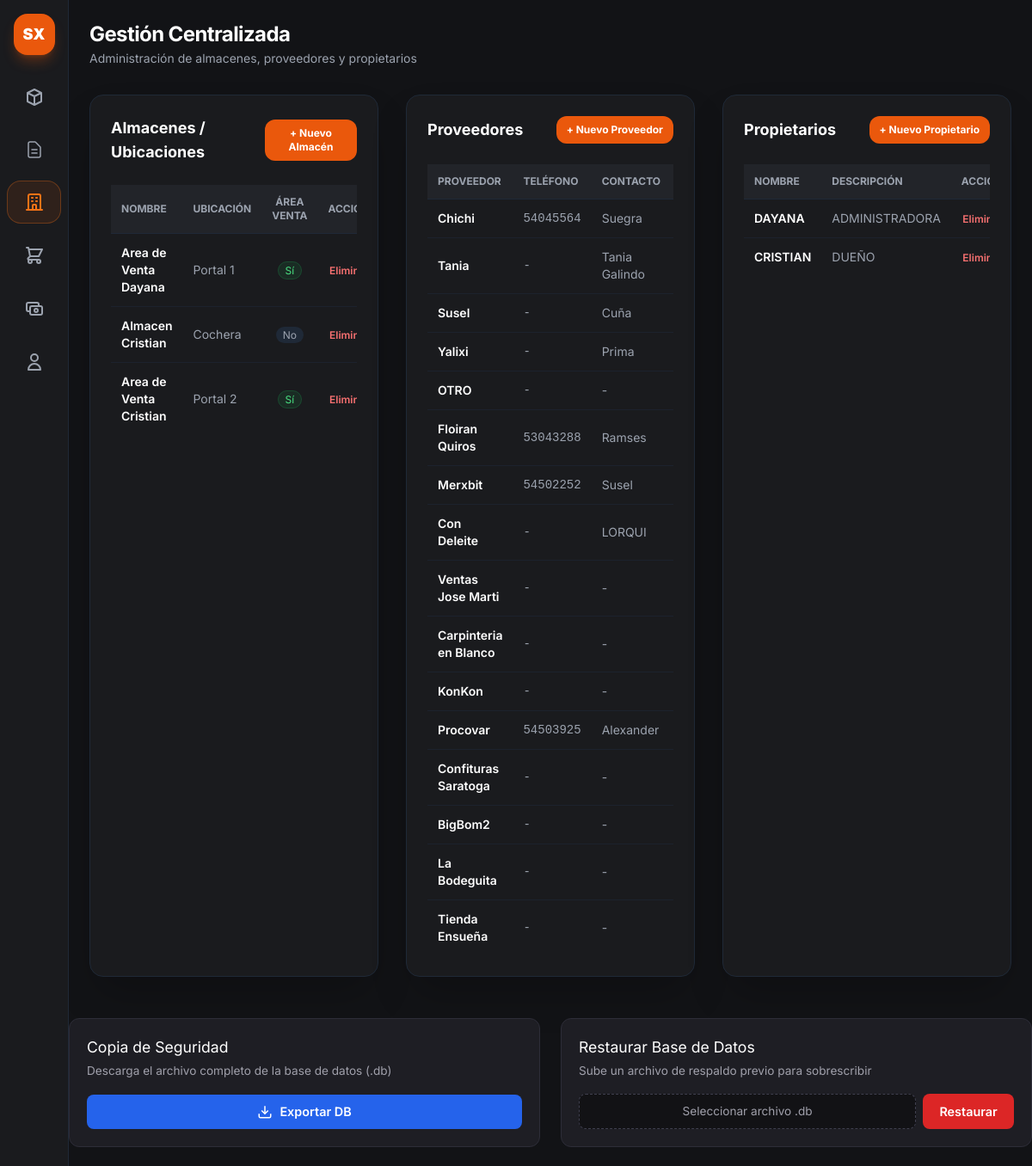
Before: /admin/gestion-entidades (signed in, upper part) with the older database file.
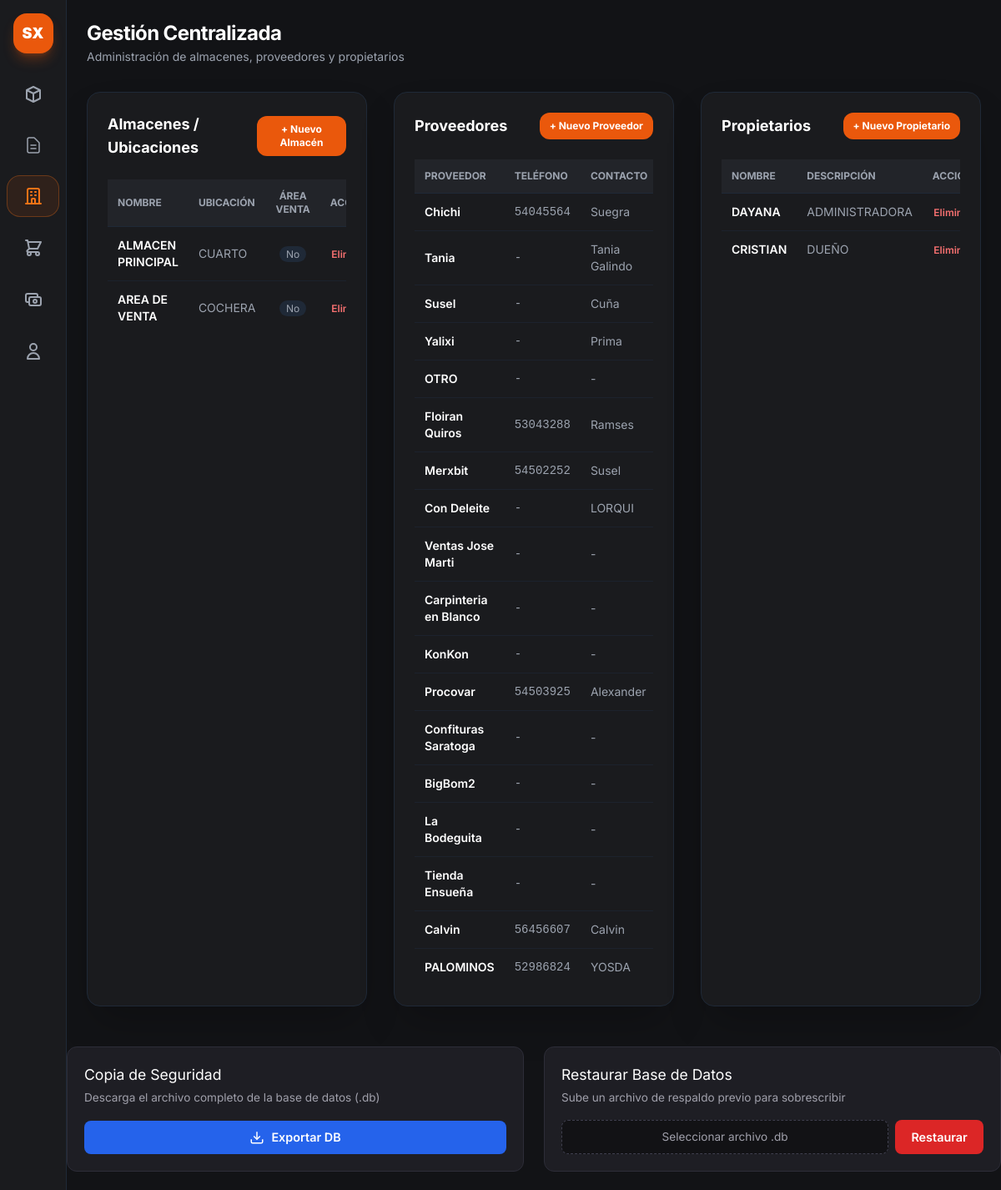
After: the same page with the newer database file.
### app.py (models this page shows)
class Almacen(db.Model):
    __tablename__ = 'almacenes'
    id = db.Column(db.Integer, primary_key=True)
    nombre = db.Column(db.String(100), nullable=False, unique=True)
    ubicacion = db.Column(db.String(150), nullable=True)
    es_area_venta = db.Column(db.Boolean, default=False)
    stocks = db.relationship('StockAlmacen', backref='almacen', cascade="all, delete-orphan", lazy=True)

class Proveedor(db.Model):
    __tablename__ = 'proveedores'
    id = db.Column(db.Integer, primary_key=True)
    nombre = db.Column(db.String(100), nullable=False, unique=True)
    telefono = db.Column(db.String(30), nullable=True)
    contacto = db.Column(db.String(100), nullable=True)

class Propietario(db.Model):
    __tablename__ = 'propietarios'
    id = db.Column(db.Integer, primary_key=True)
    nombre = db.Column(db.String(100), nullable=False, unique=True)
    descripcion = db.Column(db.String(200))
    productos = db.relationship('Producto', backref='propietario', lazy=True)

### app.py (the view)
@app.route('/admin/gestion-entidades', methods=['GET'])
def vista_gestion_entidades():
    if 'user' not in session or session.get('rol') != 'admin':
        return redirect(url_for('login'))
    almacenes = Almacen.query.all()
    proveedores = Proveedor.query.all()
    tipos_operacion = TipoOperacion.query.all()
    conceptos = ConceptoMovimiento.query.all()
    propietarios = Propietario.query.all()
    return render_template(
        'admin_gestion.html',
        almacenes=almacenes,
        proveedores=proveedores,
        tipos_operacion=tipos_operacion,
        conceptos=conceptos,
        propietarios = propietarios
    )

### templates/admin_gestion.html (shortened to what this page needs)
{% extends "base.html" %}
{% block content %}
<main class="p-6 space-y-8 flex-1">
    <header class="flex justify-between items-center">
        <div>
            <h1 class="text-2xl font-bold text-white tracking-tight">Gestión Centralizada</h1>
            <p class="text-sm text-gray-400 mt-0.5">Administración de almacenes, proveedores y propietarios
            </p>
        </div>
    </header>
    <div class="grid grid-cols-1 lg:grid-cols-3 gap-8">
        <section class="bg-[#1a1b1e] border border-gray-800 rounded-2xl p-6 shadow-2xl flex flex-col justify-between">
            <div>
                <div class="flex justify-between items-center mb-6">
                    <h2 class="text-lg font-bold text-white">Almacenes / Ubicaciones</h2>
                    <button onclick="abrirModalAlmacen()"
                        class="px-3 py-2 bg-orange-600 hover:bg-orange-500 text-white text-xs font-bold rounded-xl transition">
                        + Nuevo Almacén
                    </button>
                </div>
                <div class="overflow-x-auto">
                    <table class="w-full text-left border-collapse text-sm">
                        <thead>
                            <tr
                                class="border-b border-gray-800 text-xs font-semibold text-gray-400 uppercase bg-[#222429]">
                                <th class="p-3">Nombre</th>
                                <th class="p-3">Ubicación</th>
                                <th class="p-3 text-center">Área Venta</th>
                                <th class="p-3 text-right">Acción</th>
                            </tr>
                        </thead>
                        <tbody class="divide-y divide-gray-800/60">
                            {% for a in almacenes %}
                            <tr class="hover:bg-gray-800/30">
                                <td class="p-3 font-semibold text-white">{{ a.nombre }}</td>
                                <td class="p-3 text-gray-400">{{ a.ubicacion if a.ubicacion else '-' }}</td>
                                <td class="p-3 text-center">
                                    {% if a.es_area_venta %}
                                    <span
                                        class="px-2 py-0.5 text-xs bg-green-500/10 text-green-400 border border-green-500/20 rounded-full">Sí</span>
                                    {% else %}
                                    <span class="px-2 py-0.5 text-xs bg-gray-800 text-gray-400 rounded-full">No</span>
                                    {% endif %}
                                </td>
                                <td class="p-3 text-right">
                                    <form action="{{ url_for('eliminar_almacen', id=a.id) }}" method="POST"
                                        onsubmit="return confirm('¿Eliminar almacén?');">
                                        <button type="submit"
                                            class="text-red-400 hover:text-red-300 text-xs font-semibold">Eliminar</button>
                                    </form>
                                </td>
                            </tr>
                            {% else %}
                            <tr>
                                <td colspan="4" class="p-4 text-center text-gray-500">No hay almacenes creados.</td>
                            </tr>
                            {% endfor %}
                        </tbody>
                    </table>
                </div>
            </div>
        </section>
        <section class="bg-[#1a1b1e] border border-gray-800 rounded-2xl p-6 shadow-2xl flex flex-col justify-between">
            <div>
                <div class="flex justify-between items-center mb-6">
                    <h2 class="text-lg font-bold text-white">Proveedores</h2>
                    <button onclick="abrirModalProveedor()"
                        class="px-3 py-2 bg-orange-600 hover:bg-orange-500 text-white text-xs font-bold rounded-xl transition">
                        + Nuevo Proveedor
                    </button>
                </div>
                <div class="overflow-x-auto">
                    <table class="w-full text-left border-collapse text-sm">
                        <thead>
                            <tr
                                class="border-b border-gray-800 text-xs font-semibold text-gray-400 uppercase bg-[#222429]">
                                <th class="p-3">Proveedor</th>
                                <th class="p-3">Teléfono</th>
                                <th class="p-3">Contacto</th>
                                <th class="p-3 text-right">Acción</th>
                            </tr>
                        </thead>
                        <tbody class="divide-y divide-gray-800/60">
                            {% for p in proveedores %}
                            <tr class="hover:bg-gray-800/30">
                                <td class="p-3 font-semibold text-white">{{ p.nombre }}</td>
                                <td class="p-3 text-gray-400 font-mono">{{ p.telefono if p.telefono else '-' }}</td>
                                <td class="p-3 text-gray-400">{{ p.contacto if p.contacto else '-' }}</td>
                                <td class="p-3 text-right">
                                </td>
                            </tr>
                            {% else %}
                            <tr>
                                <td colspan="4" class="p-4 text-center text-gray-500">No hay proveedores creados.</td>
                            </tr>
                            {% endfor %}
                        </tbody>
                    </table>
                </div>
            </div>
        </section>
        <section class="bg-[#1a1b1e] border border-gray-800 rounded-2xl p-6 shadow-2xl flex flex-col justify-between">
            <div>
                <div class="flex justify-between items-center mb-6">
                    <h2 class="text-lg font-bold text-white">Propietarios</h2>
                    <button onclick="abrirModalPropietario()"
                        class="px-3 py-2 bg-orange-600 hover:bg-orange-500 text-white text-xs font-bold rounded-xl transition">
                        + Nuevo Propietario
                    </button>
                </div>
                <div class="overflow-x-auto">
                    <table class="w-full text-left border-collapse text-sm">
                        <thead>
                            <tr
                                class="border-b border-gray-800 text-xs font-semibold text-gray-400 uppercase bg-[#222429]">
                                <th class="p-3">Nombre</th>
                                <th class="p-3">Descripción</th>
                                <th class="p-3 text-right">Acción</th>
                            </tr>
                        </thead>
                        <tbody class="divide-y divide-gray-800/60">
                            {% for prop in propietarios %}
                            <tr class="hover:bg-gray-800/30">
                                <td class="p-3 font-semibold text-white">{{ prop.nombre }}</td>
                                <td class="p-3 text-gray-400">{{ prop.descripcion if prop.descripcion else '-' }}</td>
                                <td class="p-3 text-right">
                                    <form action="{{ url_for('eliminar_propietario', id=prop.id) }}" method="POST"
                                        onsubmit="return confirm('¿Eliminar propietario?');">
                                        <button type="submit"
                                            class="text-red-400 hover:text-red-300 text-xs font-semibold">Eliminar</button>
                                    </form>
                                </td>
                            </tr>
                            {% else %}
                            <tr>
                                <td colspan="3" class="p-4 text-center text-gray-500">No hay propietarios registrados.
                                </td>
                            </tr>
                            {% endfor %}
                        </tbody>
                    </table>
                </div>
            </div>
        </section>
    </div>
</main>
<div class="db-tools-container">
    <div class="db-card">
        <div class="db-card-info">
            <h3>Copia de Seguridad</h3>
            <p>Descarga el archivo completo de la base de datos (.db)</p>
        </div>
        <a href="{{ url_for('exportar_db') }}" class="btn-db btn-export">
            <svg width="18" height="18" viewBox="0 0 24 24" fill="none" stroke="currentColor" stroke-width="2">
                <path d="M21 15v4a2 2 0 0 1-2 2H5a2 2 0 0 1-2-2v-4" />
                <polyline points="7 10 12 15 17 10" />
                <line x1="12" y1="15" x2="12" y2="3" />
            </svg>
            Exportar DB
        </a>
    </div>
    <div class="db-card">
        <div class="db-card-info">
            <h3>Restaurar Base de Datos</h3>
            <p>Sube un archivo de respaldo previo para sobrescribir</p>
        </div>
        <form action="{{ url_for('importar_db') }}" method="POST" enctype="multipart/form-data" class="restore-form">
            <label for="archivo_db" class="file-dropzone">
                <span id="file-label-text">Seleccionar archivo .db</span>
            </label>
            <button type="submit" class="btn-db btn-import">
                Restaurar
            </button>
        </form>
    </div>
</div>
{% endblock %}

### templates/base.html (shortened to what this page needs)
<!DOCTYPE html>
<html lang="es" class="h-full bg-[#121316]">
<head>
    <script src="https://cdn.tailwindcss.com"></script>
    <link rel="stylesheet" href="/static/css/style.css">
</head>
<body class="h-full bg-[#121316] text-gray-200 flex overflow-hidden">
    <aside
        class="w-16 md:w-20 bg-[#1a1b1e] border-r border-gray-800 flex flex-col items-center py-4 justify-between h-screen shrink-0 z-40">
        <div class="flex flex-col items-center gap-6 w-full">
            <div
                class="w-10 h-10 md:w-12 md:h-12 bg-orange-600 rounded-2xl flex items-center justify-center font-black text-white text-lg shadow-lg shadow-orange-600/30">
                SX
            </div>
            <nav class="flex flex-col gap-3 w-full px-2">
                <a href="{{ url_for('vista_admin') }}" title="Almacenes"
                    class="p-3 rounded-2xl flex items-center justify-center transition-all border {{ 'bg-orange-600/10 border-orange-500/30 text-orange-500' if request.endpoint == 'vista_admin' else 'border-transparent text-gray-400 hover:text-white hover:bg-gray-800' }}">
                    <svg class="w-6 h-6" fill="none" stroke="currentColor" viewBox="0 0 24 24">
                        <path stroke-linecap="round" stroke-linejoin="round" stroke-width="2"
                            d="M20 7l-8-4-8 4m16 0l-8 4m8-4v10l-8 4m0-10L4 7m8 4v10M4 7v10l8 4"></path>
                    </svg>
                </a>
                <a href="{{ url_for('vista_reporte_cierres') }}" title="Reportes de Cierre"
                    class="flex items-center justify-center p-3 text-gray-400 hover:text-white hover:bg-gray-800/60 rounded-xl transition">
                    <svg class="w-6 h-6 stroke-[1.5]" fill="none" stroke="currentColor" viewBox="0 0 24 24">
                        <path stroke-linecap="round" stroke-linejoin="round"
                            d="M9 12h6m-6 4h6m2 5H7a2 2 0 01-2-2V5a2 2 0 012-2h5.586a1 1 0 01.707.293l5.414 5.414a1 1 0 01.293.707V19a2 2 0 01-2 2z" />
                    </svg>
                </a>
                <a href="{{ url_for('vista_gestion_entidades') }}" title="Almacenes y Proveedores"
                    class="p-3 rounded-2xl flex items-center justify-center transition-all border {{ 'bg-orange-600/10 border-orange-500/30 text-orange-500' if request.endpoint == 'vista_gestion_entidades' else 'border-transparent text-gray-400 hover:text-white hover:bg-gray-800' }}">
                    <svg class="w-6 h-6" fill="none" stroke="currentColor" viewBox="0 0 24 24">
                        <path stroke-linecap="round" stroke-linejoin="round" stroke-width="2"
                            d="M19 21V5a2 2 0 00-2-2H7a2 2 0 00-2 2v16m14 0h2m-2 0h-5m-9 0H3m2 0h5M9 7h1m-1 4h1m4-4h1m-1 4h1m-5 10v-5a1 1 0 011-1h2a1 1 0 011 1v5m-4 0h4" />
                    </svg>
                </a>
                <a href="{{ url_for('compras.vista_compras') }}" title="Cálculo de Compras"
                    class="p-3 rounded-2xl flex items-center justify-center transition-all border {{ 'bg-orange-600/10 border-orange-500/30 text-orange-500' if request.endpoint == 'compras.vista_compras' else 'border-transparent text-gray-400 hover:text-white hover:bg-gray-800' }}">
                    <svg class="w-6 h-6" fill="none" stroke="currentColor" viewBox="0 0 24 24">
                        <path stroke-linecap="round" stroke-linejoin="round" stroke-width="2"
                            d="M3 3h2l.4 2M7 13h10l4-8H5.4M7 13L5.4 5M7 13l-2.293 2.293c-.63.63-.184 1.707.707 1.707H17m0 0a2 2 0 100 4 2 2 0 000-4zm-8 2a2 2 0 11-4 0 2 2 0 014 0z" />
                    </svg>
                </a>
                <a href="{{ url_for('cuentas_por_pagar') }}" title="Cuentas por Pagar"
                    class="p-3 rounded-2xl flex items-center justify-center transition-all border {{ 'bg-orange-600/10 border-orange-500/30 text-orange-500' if request.endpoint == 'cuentas_por_pagar' else 'border-transparent text-gray-400 hover:text-white hover:bg-gray-800' }}">
                    <svg class="w-6 h-6" fill="none" stroke="currentColor" viewBox="0 0 24 24">
                        <path stroke-linecap="round" stroke-linejoin="round" stroke-width="2"
                            d="M17 9V7a2 2 0 00-2-2H5a2 2 0 00-2 2v6a2 2 0 002 2h2m2 4h10a2 2 0 002-2v-6a2 2 0 00-2-2H9a2 2 0 00-2 2v6a2 2 0 002 2zm7-5a2 2 0 11-4 0 2 2 0 014 0z">
                        </path>
                    </svg>
                </a>
                <a href="/admin/usuarios" title="Usuarios"
                    class="p-3 rounded-2xl flex items-center justify-center transition-all border border-transparent text-gray-400 hover:text-white hover:bg-gray-800">
                    <svg class="w-6 h-6" fill="none" stroke="currentColor" viewBox="0 0 24 24">
                        <path stroke-linecap="round" stroke-linejoin="round" stroke-width="2"
                            d="M16 7a4 4 0 11-8 0 4 4 0 018 0zM12 14a7 7 0 00-7 7h14a7 7 0 00-7-7z"></path>
                    </svg>
                </a>
            </nav>
        </div>
    </aside>
    <main class="flex-1 overflow-y-auto h-screen">
        {% block content %}{% endblock %}
    </main>
</body>
</html>

Changed rows visible on the page:
removed Almacen: nombre "Almacen Cristian", ubicacion "Cochera", es_area_venta "No"
removed Almacen: nombre "Area de Venta Cristian", ubicacion "Portal 2", es_area_venta "Sí"
added Almacen: nombre "ALMACEN PRINCIPAL", ubicacion "CUARTO", es_area_venta "No"
changed Almacen: nombre "Area de Venta Dayana" → "AREA DE VENTA"; ubicacion "Portal 1" → "COCHERA"; es_area_venta "Sí" → "No"
added Proveedor: nombre "Calvin", telefono "56456607", contacto "Calvin"
added Proveedor: nombre "PALOMINOS", telefono "52986824", contacto "YOSDA"
